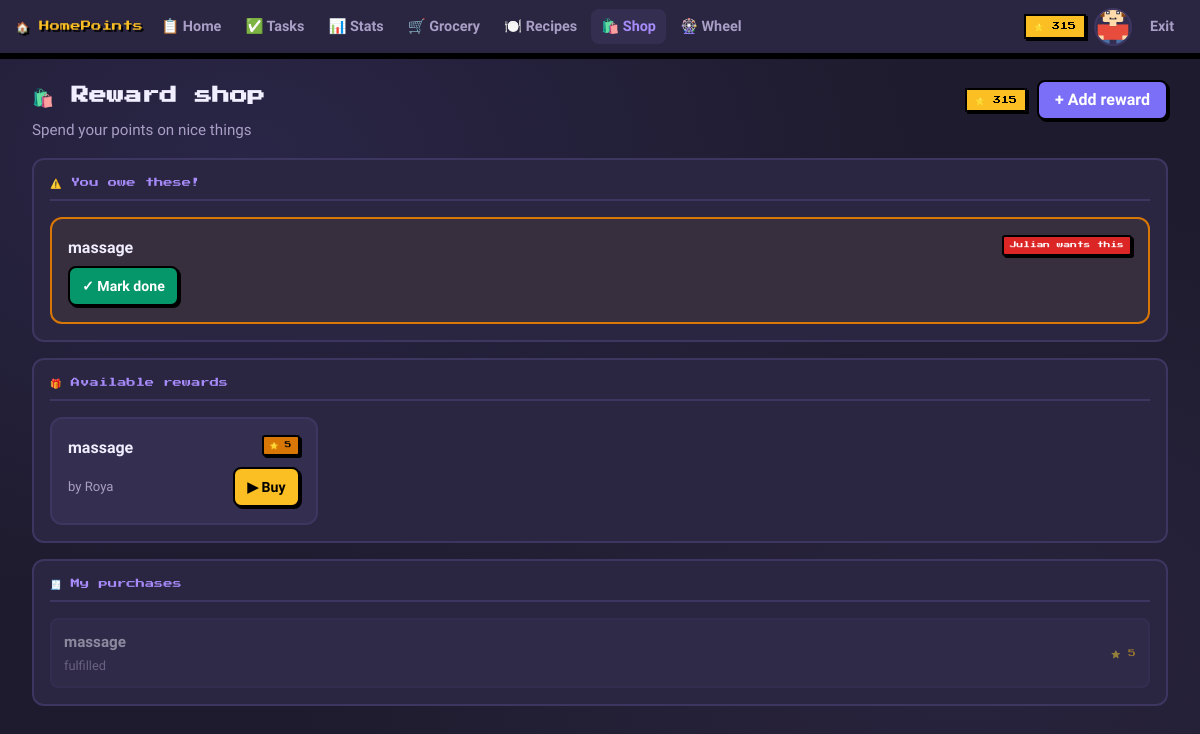
Page /shop (signed in) on the earlier database version.
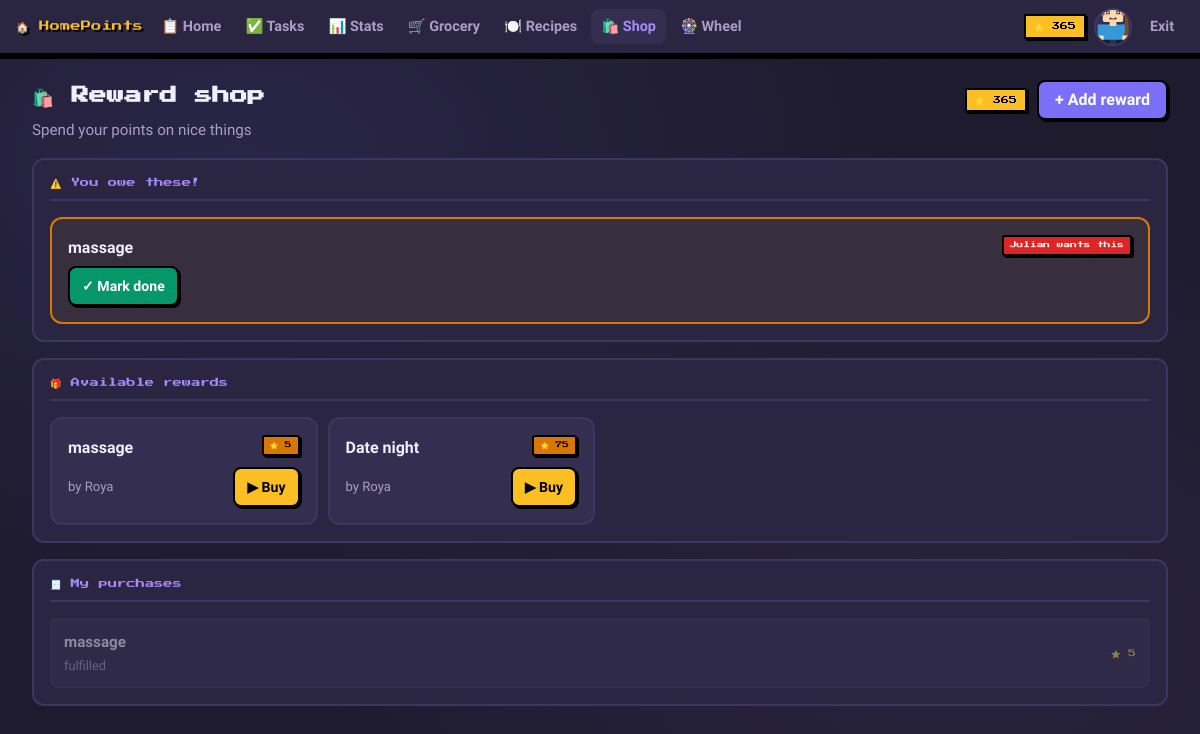
Same page on the later database version.
### tables this page shows
CREATE TABLE users (
        id INTEGER PRIMARY KEY AUTOINCREMENT,
        username TEXT UNIQUE NOT NULL,
        password TEXT NOT NULL,
        household_id TEXT,
        points INTEGER DEFAULT 0,
        created_at TIMESTAMP DEFAULT CURRENT_TIMESTAMP
    , avatar_skin INTEGER DEFAULT 0, avatar_hair INTEGER DEFAULT 0, avatar_top INTEGER DEFAULT 0, hidden_suggestions TEXT DEFAULT '', avatar_hair_long INTEGER DEFAULT 0, avatar_hair_style TEXT DEFAULT 'short', avatar_hair_color TEXT DEFAULT '#8B4513', avatar_skin_color TEXT DEFAULT '#FFDBAC', avatar_shirt TEXT DEFAULT '#e74c3c', avatar_shirt_dark TEXT DEFAULT '#c0392b', avatar_pants TEXT DEFAULT '#4a6fa5', avatar_outfit TEXT DEFAULT 'tshirt', avatar_accessory TEXT DEFAULT 'none');

CREATE TABLE purchases (
        id INTEGER PRIMARY KEY AUTOINCREMENT,
        reward_id INTEGER NOT NULL,
        bought_by INTEGER NOT NULL,
        redeemed_by INTEGER,
        status TEXT DEFAULT 'pending',         -- pending / fulfilled
        purchased_at TIMESTAMP DEFAULT CURRENT_TIMESTAMP
    );

CREATE TABLE rewards (
        id INTEGER PRIMARY KEY AUTOINCREMENT,
        household_id TEXT NOT NULL,
        title TEXT NOT NULL,
        description TEXT,
        points_cost INTEGER DEFAULT 50,
        created_by INTEGER NOT NULL,
        created_at TIMESTAMP DEFAULT CURRENT_TIMESTAMP
    );

### app.py (the view)
@app.route('/shop')
@login_required
def shop():
    user = get_current_user()
    conn = get_db()
    rewards = conn.execute('''SELECT rewards.*, users.username as creator_name FROM rewards
        LEFT JOIN users ON rewards.created_by=users.id
        WHERE rewards.household_id=? ORDER BY rewards.points_cost''',(user['household_id'],)).fetchall()
    my_purchases = conn.execute('''SELECT purchases.*, rewards.title as reward_title, rewards.points_cost
        FROM purchases JOIN rewards ON purchases.reward_id=rewards.id
        WHERE purchases.bought_by=? ORDER BY purchases.purchased_at DESC''',(user['id'],)).fetchall()
    owed_to_me = conn.execute('''SELECT purchases.*, rewards.title as reward_title, users.username as buyer_name
        FROM purchases JOIN rewards ON purchases.reward_id=rewards.id
        JOIN users ON purchases.bought_by=users.id
        WHERE purchases.redeemed_by=? AND purchases.status="pending"''',(user['id'],)).fetchall()
    conn.close()
    return render_template('shop.html', user=user, rewards=rewards, my_purchases=my_purchases, owed_to_me=owed_to_me)

### app.py (called while the page is built)
def get_db():
    conn = sqlite3.connect(DB)
    conn.row_factory = sqlite3.Row
    return conn

def login_required(f):
    from functools import wraps
    @wraps(f)
    def decorated(*args, **kwargs):
        if 'user_id' not in session: return redirect(url_for('login'))
        return f(*args, **kwargs)
    return decorated

def get_current_user():
    if 'user_id' not in session: return None
    conn = get_db()
    u = conn.execute('SELECT * FROM users WHERE id=?',(session['user_id'],)).fetchone()
    conn.close()
    return u

@app.context_processor
def inject_globals():
    return dict(user=get_current_user())

### templates/shop.html (shortened to what this page needs)
{% extends "base.html" %}
{% block content %}
<div class="page-header">
  <div><h1>🛍️ Reward shop</h1><p class="subtitle">Spend your points on nice things</p></div>
  <div style="display:flex;align-items:center;gap:10px">
    <span class="nav-points">⭐ {{ user.points }}</span>
    <button class="btn btn-primary" onclick="toggleModal('add-reward-modal')">+ Add reward</button>
  </div>
</div>
{% if owed_to_me %}
<div class="panel">
  <div class="panel-title">⚠️ You owe these!</div>
  <div class="task-cards">
    {% for p in owed_to_me %}
    <div class="task-card owe-card">
      <div class="task-card-header">
        <span class="task-card-title">{{ p.reward_title }}</span>
        <span class="badge badge-owe">{{ p.buyer_name }} wants this</span>
      </div>
      <div class="task-card-footer">
        <form method="POST" action="{{ url_for('fulfill_purchase', purchase_id=p.id) }}">
          <button class="btn btn-success btn-sm">✓ Mark done</button>
        </form>
      </div>
    </div>
    {% endfor %}
  </div>
</div>
{% endif %}
<div class="panel">
  <div class="panel-title">🎁 Available rewards</div>
  {% if rewards %}
    <div class="rewards-grid">
      {% for reward in rewards %}
      <div class="reward-card {% if user.points < reward.points_cost %}cant-afford{% endif %}">
        <div class="reward-header">
          <span class="reward-title">{{ reward.title }}</span>
          <span class="badge badge-cost">⭐ {{ reward.points_cost }}</span>
        </div>
        <div class="reward-footer">
          <span class="reward-meta">by {{ reward.creator_name }}</span>
          <form method="POST" action="{{ url_for('buy_reward', reward_id=reward.id) }}">
            <button class="btn btn-gold btn-sm" {% if user.points < reward.points_cost %}disabled{% endif %}>
              {% if user.points < reward.points_cost %}🔒 Need {{ reward.points_cost - user.points }} more{% else %}▶ Buy{% endif %}
            </button>
          </form>
        </div>
      </div>
      {% endfor %}
    </div>
  {% else %}
    <p class="empty-state">No rewards yet. Add something fun! 🎉</p>
  {% endif %}
</div>
<div class="panel">
  <div class="panel-title">🧾 My purchases</div>
  {% if my_purchases %}
    <ul class="task-list">
      {% for p in my_purchases %}
      <li class="task-item {% if p.status=='fulfilled' %}done{% endif %}">
        <div class="task-info">
          <span class="task-title">{{ p.reward_title }}</span>
          <span class="task-meta">{{ p.status }}</span>
        </div>
        <span class="task-points">⭐ {{ p.points_cost }}</span>
      </li>
      {% endfor %}
    </ul>
  {% else %}
    <p class="empty-state">Nothing bought yet.</p>
  {% endif %}
</div>
{% endblock %}

### templates/base.html (shortened to what this page needs)
<!DOCTYPE html>
<html lang="en">
<head>
  <link rel="stylesheet" href="{{ url_for('static', filename='css/style.css') }}">
</head>
<body>
{% if session.user_id %}
<nav class="navbar">
  <a href="{{ url_for('dashboard') }}" class="nav-logo">🏠 HomePoints</a>
  <div class="nav-links">
    <a href="{{ url_for('dashboard') }}"  class="nav-link {% if request.endpoint=='dashboard' %}active{% endif %}">📋 Home</a>
    <a href="{{ url_for('tasks') }}"      class="nav-link {% if request.endpoint=='tasks' %}active{% endif %}">✅ Tasks</a>
    <a href="{{ url_for('stats') }}"      class="nav-link {% if request.endpoint=='stats' %}active{% endif %}">📊 Stats</a>
    <a href="{{ url_for('groceries') }}"  class="nav-link {% if request.endpoint=='groceries' %}active{% endif %}">🛒 Grocery</a>
    <a href="{{ url_for('recipes') }}"    class="nav-link {% if request.endpoint=='recipes' %}active{% endif %}">🍽️ Recipes</a>
    <a href="{{ url_for('shop') }}"       class="nav-link {% if request.endpoint=='shop' %}active{% endif %}">🛍️ Shop</a>
    <a href="{{ url_for('wheel') }}"      class="nav-link {% if request.endpoint=='wheel' %}active{% endif %}">🎡 Wheel</a>
  </div>
  <div class="nav-right">
    <span class="nav-points">⭐ {{ user.points if user else 0 }}</span>
    {% if user %}
    <a href="{{ url_for('avatar') }}" style="display:flex;align-items:center;width:38px;height:38px;border:2px solid var(--border);border-radius:50%;overflow:hidden;background:var(--bg3);flex-shrink:0" title="Edit avatar">
    </a>
    {% endif %}
    <a href="{{ url_for('logout') }}" class="nav-link" style="display:none" id="desktop-logout">Exit</a>
  </div>
</nav>
{% endif %}
<main class="main-content">
  {% block content %}{% endblock %}
</main>
</body>
</html>

Differences in the rows shown:
changed users: points "315" → "365"
added rewards: title "Date night", points_cost "75", creator_name "Roya", shows "▶ Buy"
